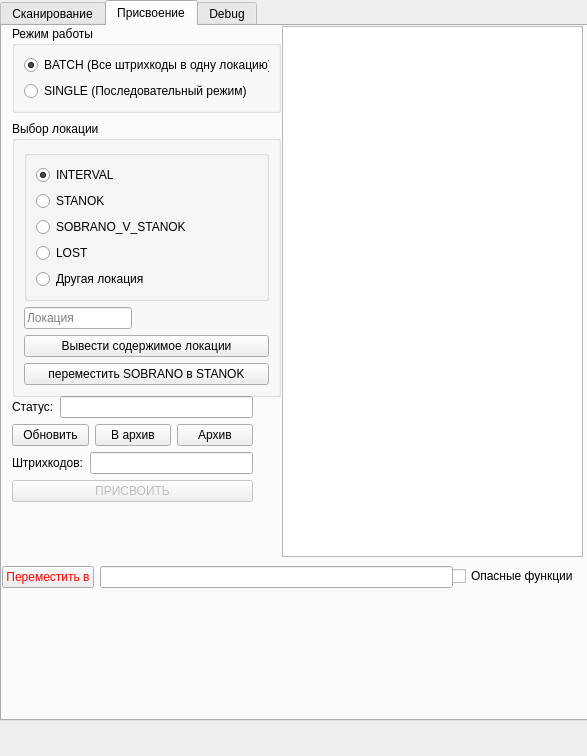
<?xml version="1.0" encoding="UTF-8"?>
<ui version="4.0">
 <class>Form1</class>
 <widget class="QWidget" name="Form1">
  <property name="geometry">
   <rect>
    <x>0</x>
    <y>0</y>
    <width>587</width>
    <height>756</height>
   </rect>
  </property>
  <property name="sizePolicy">
   <sizepolicy hsizetype="Expanding" vsizetype="Preferred">
    <horstretch>100</horstretch>
    <verstretch>0</verstretch>
   </sizepolicy>
  </property>
  <property name="windowTitle">
   <string>BatchBar</string>
  </property>
  <widget class="QTabWidget" name="tabWidget">
   <property name="enabled">
    <bool>true</bool>
   </property>
   <property name="geometry">
    <rect>
     <x>0</x>
     <y>0</y>
     <width>591</width>
     <height>721</height>
    </rect>
   </property>
   <property name="currentIndex">
    <number>1</number>
   </property>
   <widget class="QWidget" name="tab_scan">
    <attribute name="title">
     <string>Сканирование</string>
    </attribute>
    <widget class="QWidget" name="layoutWidget">
     <property name="geometry">
      <rect>
       <x>10</x>
       <y>20</y>
       <width>521</width>
       <height>391</height>
      </rect>
     </property>
     <layout class="QVBoxLayout" name="verticalLayout_5">
      <item>
       <widget class="QLineEdit" name="lineEdit_scan_input">
        <property name="placeholderText">
         <string>сканировать сюда</string>
        </property>
       </widget>
      </item>
      <item>
       <widget class="QListWidget" name="listWidget_scan_show">
        <property name="maximumSize">
         <size>
          <width>16777215</width>
          <height>351</height>
         </size>
        </property>
        <property name="editTriggers">
         <set>QAbstractItemView::DoubleClicked|QAbstractItemView::EditKeyPressed</set>
        </property>
        <property name="dragEnabled">
         <bool>true</bool>
        </property>
        <property name="dragDropMode">
         <enum>QAbstractItemView::DropOnly</enum>
        </property>
        <property name="selectionMode">
         <enum>QAbstractItemView::ExtendedSelection</enum>
        </property>
        <property name="selectionBehavior">
         <enum>QAbstractItemView::SelectItems</enum>
        </property>
        <property name="verticalScrollMode">
         <enum>QAbstractItemView::ScrollPerItem</enum>
        </property>
        <property name="movement">
         <enum>QListView::Static</enum>
        </property>
        <property name="resizeMode">
         <enum>QListView::Fixed</enum>
        </property>
        <property name="viewMode">
         <enum>QListView::ListMode</enum>
        </property>
       </widget>
      </item>
      <item>
       <widget class="QPushButton" name="pushButton_scan_delete">
        <property name="text">
         <string>Удалить</string>
        </property>
       </widget>
      </item>
      <item>
       <widget class="QPushButton" name="pushButton_save_list">
        <property name="text">
         <string>Сохранить</string>
        </property>
       </widget>
      </item>
     </layout>
    </widget>
    <widget class="QTextEdit" name="textEdit_quantity">
     <property name="geometry">
      <rect>
       <x>370</x>
       <y>420</y>
       <width>161</width>
       <height>51</height>
      </rect>
     </property>
     <property name="font">
      <font>
       <pointsize>20</pointsize>
      </font>
     </property>
     <property name="readOnly">
      <bool>true</bool>
     </property>
    </widget>
    <widget class="QLabel" name="label">
     <property name="geometry">
      <rect>
       <x>310</x>
       <y>440</y>
       <width>61</width>
       <height>21</height>
      </rect>
     </property>
     <property name="font">
      <font>
       <pointsize>12</pointsize>
      </font>
     </property>
     <property name="text">
      <string>Кол-во:</string>
     </property>
    </widget>
   </widget>
   <widget class="QWidget" name="tab_assign">
    <attribute name="title">
     <string>Присвоение</string>
    </attribute>
    <widget class="QTextEdit" name="textEdit_file">
     <property name="geometry">
      <rect>
       <x>280</x>
       <y>0</y>
       <width>301</width>
       <height>531</height>
      </rect>
     </property>
     <property name="readOnly">
      <bool>true</bool>
     </property>
    </widget>
    <widget class="QWidget" name="layoutWidget">
     <property name="geometry">
      <rect>
       <x>10</x>
       <y>370</y>
       <width>241</width>
       <height>151</height>
      </rect>
     </property>
     <layout class="QVBoxLayout" name="verticalLayout_3">
      <item>
       <layout class="QHBoxLayout" name="horizontalLayout_3">
        <item>
         <widget class="QLabel" name="label_status">
          <property name="text">
           <string>Статус:</string>
          </property>
         </widget>
        </item>
        <item>
         <widget class="QLineEdit" name="lineEdit_status">
          <property name="readOnly">
           <bool>true</bool>
          </property>
         </widget>
        </item>
       </layout>
      </item>
      <item>
       <layout class="QHBoxLayout" name="horizontalLayout">
        <item>
         <widget class="QPushButton" name="pushButton_reload">
          <property name="text">
           <string>Обновить</string>
          </property>
          <property name="default">
           <bool>false</bool>
          </property>
         </widget>
        </item>
        <item>
         <widget class="QPushButton" name="pushButton_clear_file">
          <property name="text">
           <string>В архив</string>
          </property>
         </widget>
        </item>
        <item>
         <widget class="QPushButton" name="pushButton_open_archive">
          <property name="text">
           <string>Архив</string>
          </property>
         </widget>
        </item>
       </layout>
      </item>
      <item>
       <layout class="QHBoxLayout" name="horizontalLayout_2">
        <item>
         <widget class="QLabel" name="label_barcode_count">
          <property name="text">
           <string>Штрихкодов:</string>
          </property>
         </widget>
        </item>
        <item>
         <widget class="QLineEdit" name="lineEdit_barcode_count">
          <property name="readOnly">
           <bool>true</bool>
          </property>
         </widget>
        </item>
       </layout>
      </item>
      <item>
       <widget class="QPushButton" name="pushButton_start">
        <property name="enabled">
         <bool>false</bool>
        </property>
        <property name="text">
         <string>ПРИСВОИТЬ</string>
        </property>
       </widget>
      </item>
      <item>
       <widget class="QLabel" name="label_time_elapsed">
        <property name="text">
         <string/>
        </property>
        <property name="alignment">
         <set>Qt::AlignCenter</set>
        </property>
       </widget>
      </item>
     </layout>
    </widget>
    <widget class="QWidget" name="layoutWidget">
     <property name="geometry">
      <rect>
       <x>10</x>
       <y>0</y>
       <width>269</width>
       <height>371</height>
      </rect>
     </property>
     <layout class="QVBoxLayout" name="verticalLayout_4">
      <item>
       <widget class="QGroupBox" name="groupBox_2">
        <property name="title">
         <string>Режим работы</string>
        </property>
        <layout class="QVBoxLayout" name="verticalLayout">
         <item>
          <widget class="QRadioButton" name="radioButton_mode_batch">
           <property name="text">
            <string>BATCH (Все штрихкоды в одну локацию)</string>
           </property>
           <property name="checked">
            <bool>true</bool>
           </property>
           <attribute name="buttonGroup">
            <string notr="true">mode_group</string>
           </attribute>
          </widget>
         </item>
         <item>
          <widget class="QRadioButton" name="radioButton_mode_single">
           <property name="text">
            <string>SINGLE (Последовательный режим)</string>
           </property>
           <property name="checked">
            <bool>false</bool>
           </property>
           <attribute name="buttonGroup">
            <string notr="true">mode_group</string>
           </attribute>
          </widget>
         </item>
        </layout>
       </widget>
      </item>
      <item>
       <spacer name="verticalSpacer">
        <property name="orientation">
         <enum>Qt::Vertical</enum>
        </property>
        <property name="sizeHint" stdset="0">
         <size>
          <width>20</width>
          <height>40</height>
         </size>
        </property>
       </spacer>
      </item>
      <item>
       <widget class="QGroupBox" name="groupBox_loc">
        <property name="title">
         <string>Выбор локации</string>
        </property>
        <layout class="QVBoxLayout" name="verticalLayout_6">
         <item>
          <widget class="QGroupBox" name="verticalGroupBox">
           <property name="minimumSize">
            <size>
             <width>90</width>
             <height>0</height>
            </size>
           </property>
           <property name="title">
            <string/>
           </property>
           <layout class="QVBoxLayout" name="verticalLayout_2">
            <item>
             <widget class="QRadioButton" name="radioButton_loc_interval">
              <property name="text">
               <string>INTERVAL</string>
              </property>
              <property name="checked">
               <bool>true</bool>
              </property>
              <attribute name="buttonGroup">
               <string notr="true">loc_group</string>
              </attribute>
             </widget>
            </item>
            <item>
             <widget class="QRadioButton" name="radioButton_loc_stanok">
              <property name="text">
               <string>STANOK</string>
              </property>
              <attribute name="buttonGroup">
               <string notr="true">loc_group</string>
              </attribute>
             </widget>
            </item>
            <item>
             <widget class="QRadioButton" name="radioButton_loc_sobrano">
              <property name="text">
               <string>SOBRANO_V_STANOK</string>
              </property>
              <attribute name="buttonGroup">
               <string notr="true">loc_group</string>
              </attribute>
             </widget>
            </item>
            <item>
             <widget class="QRadioButton" name="radioButton_loc_lost">
              <property name="text">
               <string>LOST</string>
              </property>
              <attribute name="buttonGroup">
               <string notr="true">loc_group</string>
              </attribute>
             </widget>
            </item>
            <item>
             <widget class="QRadioButton" name="radioButton_loc_other">
              <property name="text">
               <string>Другая локация</string>
              </property>
              <attribute name="buttonGroup">
               <string notr="true">loc_group</string>
              </attribute>
             </widget>
            </item>
           </layout>
          </widget>
         </item>
         <item>
          <widget class="QLineEdit" name="lineEdit_custom_loc">
           <property name="enabled">
            <bool>true</bool>
           </property>
           <property name="sizePolicy">
            <sizepolicy hsizetype="Fixed" vsizetype="Fixed">
             <horstretch>0</horstretch>
             <verstretch>0</verstretch>
            </sizepolicy>
           </property>
           <property name="placeholderText">
            <string>Локация</string>
           </property>
           <property name="clearButtonEnabled">
            <bool>false</bool>
           </property>
          </widget>
         </item>
         <item>
          <widget class="QPushButton" name="pushButton_show_loc">
           <property name="text">
            <string>Вывести содержимое локации</string>
           </property>
          </widget>
         </item>
         <item>
          <widget class="QPushButton" name="pushButton_move_sobrano">
           <property name="text">
            <string>переместить SOBRANO в STANOK</string>
           </property>
          </widget>
         </item>
        </layout>
       </widget>
      </item>
     </layout>
    </widget>
    <widget class="QCheckBox" name="checkBox_dangerous">
     <property name="geometry">
      <rect>
       <x>450</x>
       <y>540</y>
       <width>131</width>
       <height>20</height>
      </rect>
     </property>
     <property name="text">
      <string>Опасные функции</string>
     </property>
    </widget>
    <widget class="QWidget" name="danger_group" native="true">
     <property name="geometry">
      <rect>
       <x>0</x>
       <y>530</y>
       <width>451</width>
       <height>42</height>
      </rect>
     </property>
     <layout class="QHBoxLayout" name="horizontalLayout_5">
      <item>
       <widget class="QPushButton" name="pushButton_move_location">
        <property name="enabled">
         <bool>true</bool>
        </property>
        <property name="palette">
         <palette>
          <active>
           <colorrole role="ButtonText">
            <brush brushstyle="SolidPattern">
             <color alpha="255">
              <red>255</red>
              <green>0</green>
              <blue>0</blue>
             </color>
            </brush>
           </colorrole>
          </active>
          <inactive>
           <colorrole role="ButtonText">
            <brush brushstyle="SolidPattern">
             <color alpha="255">
              <red>255</red>
              <green>0</green>
              <blue>0</blue>
             </color>
            </brush>
           </colorrole>
          </inactive>
          <disabled/>
         </palette>
        </property>
        <property name="text">
         <string>Перемеcтить в</string>
        </property>
        <property name="checkable">
         <bool>false</bool>
        </property>
       </widget>
      </item>
      <item>
       <widget class="QLineEdit" name="lineEdit_move_to_loc">
        <property name="text">
         <string/>
        </property>
       </widget>
      </item>
     </layout>
    </widget>
   </widget>
   <widget class="QWidget" name="tab_debug">
    <property name="enabled">
     <bool>true</bool>
    </property>
    <attribute name="title">
     <string>Debug</string>
    </attribute>
    <widget class="QWidget" name="layoutWidget">
     <property name="geometry">
      <rect>
       <x>0</x>
       <y>0</y>
       <width>581</width>
       <height>481</height>
      </rect>
     </property>
     <layout class="QHBoxLayout" name="horizontalLayout_4">
      <item>
       <widget class="QTextEdit" name="textEdit_debug_stdout"/>
      </item>
      <item>
       <widget class="QTextEdit" name="textEdit_debug_stderr"/>
      </item>
     </layout>
    </widget>
   </widget>
  </widget>
  <widget class="QPushButton" name="pushButton_easter">
   <property name="geometry">
    <rect>
     <x>880</x>
     <y>160</y>
     <width>181</width>
     <height>41</height>
    </rect>
   </property>
   <property name="text">
    <string>ОЙ, здравствуйте</string>
   </property>
  </widget>
  <widget class="QPushButton" name="pushButton_debug">
   <property name="geometry">
    <rect>
     <x>650</x>
     <y>30</y>
     <width>75</width>
     <height>24</height>
    </rect>
   </property>
   <property name="text">
    <string>Debug</string>
   </property>
  </widget>
 </widget>
 <resources/>
 <connections/>
 <buttongroups>
  <buttongroup name="loc_group"/>
  <buttongroup name="mode_group"/>
 </buttongroups>
</ui>
